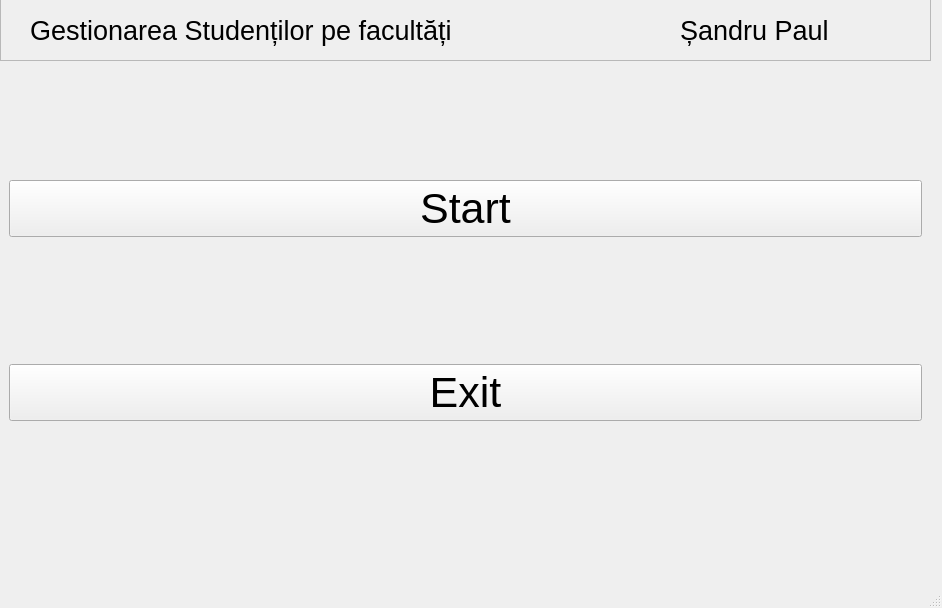
<?xml version="1.0" encoding="UTF-8"?>
<ui version="4.0">
 <class>MainWindow</class>
 <widget class="QMainWindow" name="MainWindow">
  <property name="geometry">
   <rect>
    <x>0</x>
    <y>0</y>
    <width>942</width>
    <height>608</height>
   </rect>
  </property>
  <property name="windowTitle">
   <string>MainWindow</string>
  </property>
  <widget class="QWidget" name="centralwidget">
   <widget class="QFrame" name="HeaderFrame">
    <property name="geometry">
     <rect>
      <x>0</x>
      <y>-10</y>
      <width>931</width>
      <height>71</height>
     </rect>
    </property>
    <property name="frameShape">
     <enum>QFrame::StyledPanel</enum>
    </property>
    <property name="frameShadow">
     <enum>QFrame::Raised</enum>
    </property>
    <widget class="QLabel" name="me_name">
     <property name="geometry">
      <rect>
       <x>30</x>
       <y>20</y>
       <width>471</width>
       <height>41</height>
      </rect>
     </property>
     <property name="font">
      <font>
       <pointsize>20</pointsize>
      </font>
     </property>
     <property name="text">
      <string>Gestionarea Studenților pe facultăți</string>
     </property>
    </widget>
    <widget class="QLabel" name="label_2">
     <property name="geometry">
      <rect>
       <x>680</x>
       <y>20</y>
       <width>231</width>
       <height>41</height>
      </rect>
     </property>
     <property name="font">
      <font>
       <pointsize>20</pointsize>
      </font>
     </property>
     <property name="text">
      <string>Șandru Paul</string>
     </property>
    </widget>
   </widget>
   <widget class="QStackedWidget" name="stackedWidget">
    <property name="geometry">
     <rect>
      <x>0</x>
      <y>50</y>
      <width>931</width>
      <height>501</height>
     </rect>
    </property>
    <property name="currentIndex">
     <number>0</number>
    </property>
    <widget class="QWidget" name="starting_page">
     <layout class="QVBoxLayout" name="verticalLayout">
      <item>
       <widget class="QPushButton" name="exit_btn1">
        <property name="font">
         <font>
          <pointsize>32</pointsize>
         </font>
        </property>
        <property name="text">
         <string>Start</string>
        </property>
        <property name="autoRepeatInterval">
         <number>98</number>
        </property>
       </widget>
      </item>
      <item>
       <widget class="QPushButton" name="pushButton_2">
        <property name="font">
         <font>
          <pointsize>32</pointsize>
         </font>
        </property>
        <property name="text">
         <string>Exit</string>
        </property>
       </widget>
      </item>
     </layout>
    </widget>
    <widget class="QWidget" name="content_page">
     <widget class="QPushButton" name="studenti_btn">
      <property name="geometry">
       <rect>
        <x>10</x>
        <y>20</y>
        <width>201</width>
        <height>51</height>
       </rect>
      </property>
      <property name="text">
       <string>Studenti_SP</string>
      </property>
     </widget>
     <widget class="QPushButton" name="facultati_btn">
      <property name="geometry">
       <rect>
        <x>10</x>
        <y>80</y>
        <width>201</width>
        <height>51</height>
       </rect>
      </property>
      <property name="text">
       <string>Facultati_SP </string>
      </property>
     </widget>
     <widget class="QPushButton" name="specializar_btn">
      <property name="geometry">
       <rect>
        <x>10</x>
        <y>140</y>
        <width>201</width>
        <height>51</height>
       </rect>
      </property>
      <property name="text">
       <string>Specializari_SP </string>
      </property>
     </widget>
     <widget class="QStackedWidget" name="content_widget">
      <property name="geometry">
       <rect>
        <x>220</x>
        <y>10</y>
        <width>721</width>
        <height>501</height>
       </rect>
      </property>
      <property name="currentIndex">
       <number>0</number>
      </property>
      <widget class="QWidget" name="facultati_sp_widget">
       <widget class="QLineEdit" name="name_insert_2">
        <property name="geometry">
         <rect>
          <x>150</x>
          <y>390</y>
          <width>61</width>
          <height>20</height>
         </rect>
        </property>
       </widget>
       <widget class="QLineEdit" name="prenume_insert_2">
        <property name="geometry">
         <rect>
          <x>290</x>
          <y>390</y>
          <width>151</width>
          <height>20</height>
         </rect>
        </property>
       </widget>
       <widget class="QCheckBox" name="sort_age_ckbox_2">
        <property name="geometry">
         <rect>
          <x>520</x>
          <y>90</y>
          <width>70</width>
          <height>17</height>
         </rect>
        </property>
        <property name="text">
         <string>Telefon</string>
        </property>
       </widget>
       <widget class="QLineEdit" name="email_insert_2">
        <property name="geometry">
         <rect>
          <x>150</x>
          <y>420</y>
          <width>61</width>
          <height>20</height>
         </rect>
        </property>
        <property name="text">
         <string/>
        </property>
       </widget>
       <widget class="QLineEdit" name="name_delete_2">
        <property name="geometry">
         <rect>
          <x>290</x>
          <y>450</y>
          <width>81</width>
          <height>20</height>
         </rect>
        </property>
       </widget>
       <widget class="QCheckBox" name="sort_desc_ckbox_2">
        <property name="geometry">
         <rect>
          <x>590</x>
          <y>80</y>
          <width>131</width>
          <height>41</height>
         </rect>
        </property>
        <property name="font">
         <font>
          <pointsize>12</pointsize>
         </font>
        </property>
        <property name="text">
         <string>Descrescător</string>
        </property>
       </widget>
       <widget class="QListView" name="listView_filter_2">
        <property name="geometry">
         <rect>
          <x>0</x>
          <y>150</y>
          <width>711</width>
          <height>221</height>
         </rect>
        </property>
       </widget>
       <widget class="QPushButton" name="pushButton_6">
        <property name="geometry">
         <rect>
          <x>570</x>
          <y>420</y>
          <width>75</width>
          <height>23</height>
         </rect>
        </property>
        <property name="text">
         <string>Inserează </string>
        </property>
       </widget>
       <widget class="QPushButton" name="pushButton_8">
        <property name="geometry">
         <rect>
          <x>390</x>
          <y>110</y>
          <width>311</width>
          <height>31</height>
         </rect>
        </property>
        <property name="text">
         <string>Afilșează</string>
        </property>
       </widget>
       <widget class="QLabel" name="label_52">
        <property name="geometry">
         <rect>
          <x>0</x>
          <y>390</y>
          <width>151</width>
          <height>41</height>
         </rect>
        </property>
        <property name="font">
         <font>
          <pointsize>10</pointsize>
         </font>
        </property>
        <property name="text">
         <string>Inserare facultate</string>
        </property>
       </widget>
       <widget class="QCheckBox" name="sort_name_chckbox_2">
        <property name="geometry">
         <rect>
          <x>390</x>
          <y>90</y>
          <width>70</width>
          <height>17</height>
         </rect>
        </property>
        <property name="text">
         <string>Nume</string>
        </property>
       </widget>
       <widget class="QLabel" name="label_51">
        <property name="geometry">
         <rect>
          <x>100</x>
          <y>450</y>
          <width>47</width>
          <height>13</height>
         </rect>
        </property>
        <property name="text">
         <string>Id</string>
        </property>
       </widget>
       <widget class="QPushButton" name="pushButton_7">
        <property name="geometry">
         <rect>
          <x>390</x>
          <y>450</y>
          <width>111</width>
          <height>23</height>
         </rect>
        </property>
        <property name="text">
         <string>Șterge facultate</string>
        </property>
       </widget>
       <widget class="QLabel" name="label_50">
        <property name="geometry">
         <rect>
          <x>110</x>
          <y>420</y>
          <width>47</width>
          <height>13</height>
         </rect>
        </property>
        <property name="text">
         <string>Email</string>
        </property>
       </widget>
       <widget class="QLineEdit" name="name_filter_2">
        <property name="geometry">
         <rect>
          <x>80</x>
          <y>120</y>
          <width>91</width>
          <height>20</height>
         </rect>
        </property>
       </widget>
       <widget class="QLabel" name="label_46">
        <property name="geometry">
         <rect>
          <x>390</x>
          <y>60</y>
          <width>151</width>
          <height>21</height>
         </rect>
        </property>
        <property name="font">
         <font>
          <pointsize>12</pointsize>
         </font>
        </property>
        <property name="text">
         <string>Sortează după</string>
        </property>
       </widget>
       <widget class="QLabel" name="filter_name_2">
        <property name="geometry">
         <rect>
          <x>20</x>
          <y>60</y>
          <width>261</width>
          <height>21</height>
         </rect>
        </property>
        <property name="font">
         <font>
          <pointsize>14</pointsize>
         </font>
        </property>
        <property name="text">
         <string>Filtru</string>
        </property>
       </widget>
       <widget class="QLabel" name="lbl_name_studenti_sp_4">
        <property name="geometry">
         <rect>
          <x>10</x>
          <y>0</y>
          <width>681</width>
          <height>41</height>
         </rect>
        </property>
        <property name="font">
         <font>
          <pointsize>22</pointsize>
         </font>
        </property>
        <property name="text">
         <string>Facultati_SP</string>
        </property>
       </widget>
       <widget class="QLabel" name="label_44">
        <property name="geometry">
         <rect>
          <x>80</x>
          <y>90</y>
          <width>71</width>
          <height>21</height>
         </rect>
        </property>
        <property name="font">
         <font>
          <pointsize>12</pointsize>
         </font>
        </property>
        <property name="text">
         <string>Nume</string>
        </property>
       </widget>
       <widget class="QLineEdit" name="address_insert_2">
        <property name="geometry">
         <rect>
          <x>270</x>
          <y>420</y>
          <width>291</width>
          <height>20</height>
         </rect>
        </property>
        <property name="text">
         <string/>
        </property>
       </widget>
       <widget class="QLineEdit" name="id_filter_2">
        <property name="geometry">
         <rect>
          <x>0</x>
          <y>120</y>
          <width>61</width>
          <height>20</height>
         </rect>
        </property>
       </widget>
       <widget class="QLabel" name="label_49">
        <property name="geometry">
         <rect>
          <x>230</x>
          <y>420</y>
          <width>47</width>
          <height>13</height>
         </rect>
        </property>
        <property name="text">
         <string>Adresa</string>
        </property>
       </widget>
       <widget class="QLabel" name="label_53">
        <property name="geometry">
         <rect>
          <x>0</x>
          <y>440</y>
          <width>101</width>
          <height>41</height>
         </rect>
        </property>
        <property name="font">
         <font>
          <pointsize>10</pointsize>
         </font>
        </property>
        <property name="text">
         <string>Șterge facultate</string>
        </property>
       </widget>
       <widget class="QLabel" name="label_48">
        <property name="geometry">
         <rect>
          <x>110</x>
          <y>390</y>
          <width>47</width>
          <height>13</height>
         </rect>
        </property>
        <property name="text">
         <string>Nume</string>
        </property>
       </widget>
       <widget class="QLabel" name="label_42">
        <property name="geometry">
         <rect>
          <x>20</x>
          <y>90</y>
          <width>71</width>
          <height>21</height>
         </rect>
        </property>
        <property name="font">
         <font>
          <pointsize>12</pointsize>
         </font>
        </property>
        <property name="text">
         <string>Id</string>
        </property>
       </widget>
       <widget class="QCheckBox" name="sort_prenume_ckbox_2">
        <property name="geometry">
         <rect>
          <x>450</x>
          <y>90</y>
          <width>70</width>
          <height>17</height>
         </rect>
        </property>
        <property name="text">
         <string>Adresa</string>
        </property>
       </widget>
       <widget class="QLabel" name="label_39">
        <property name="geometry">
         <rect>
          <x>230</x>
          <y>450</y>
          <width>47</width>
          <height>13</height>
         </rect>
        </property>
        <property name="text">
         <string>Nume</string>
        </property>
       </widget>
       <widget class="QLineEdit" name="id_delete_2">
        <property name="geometry">
         <rect>
          <x>160</x>
          <y>450</y>
          <width>41</width>
          <height>20</height>
         </rect>
        </property>
       </widget>
       <widget class="QLabel" name="label_47">
        <property name="geometry">
         <rect>
          <x>230</x>
          <y>390</y>
          <width>47</width>
          <height>13</height>
         </rect>
        </property>
        <property name="text">
         <string>Telefon</string>
        </property>
       </widget>
      </widget>
      <widget class="QWidget" name="studenti_sp_widget">
       <widget class="QLabel" name="lbl_name_studenti_sp">
        <property name="geometry">
         <rect>
          <x>10</x>
          <y>10</y>
          <width>681</width>
          <height>41</height>
         </rect>
        </property>
        <property name="font">
         <font>
          <pointsize>22</pointsize>
         </font>
        </property>
        <property name="text">
         <string>Studenti_SP</string>
        </property>
       </widget>
       <widget class="QLabel" name="filter_name">
        <property name="geometry">
         <rect>
          <x>20</x>
          <y>70</y>
          <width>261</width>
          <height>21</height>
         </rect>
        </property>
        <property name="font">
         <font>
          <pointsize>14</pointsize>
         </font>
        </property>
        <property name="text">
         <string>Filtru</string>
        </property>
       </widget>
       <widget class="QLabel" name="label_3">
        <property name="geometry">
         <rect>
          <x>20</x>
          <y>100</y>
          <width>71</width>
          <height>21</height>
         </rect>
        </property>
        <property name="font">
         <font>
          <pointsize>12</pointsize>
         </font>
        </property>
        <property name="text">
         <string>Id</string>
        </property>
       </widget>
       <widget class="QLabel" name="label_4">
        <property name="geometry">
         <rect>
          <x>80</x>
          <y>100</y>
          <width>71</width>
          <height>21</height>
         </rect>
        </property>
        <property name="font">
         <font>
          <pointsize>12</pointsize>
         </font>
        </property>
        <property name="text">
         <string>Nume</string>
        </property>
       </widget>
       <widget class="QLabel" name="label_5">
        <property name="geometry">
         <rect>
          <x>190</x>
          <y>100</y>
          <width>71</width>
          <height>21</height>
         </rect>
        </property>
        <property name="font">
         <font>
          <pointsize>12</pointsize>
         </font>
        </property>
        <property name="text">
         <string>Prenume</string>
        </property>
       </widget>
       <widget class="QLabel" name="label_6">
        <property name="geometry">
         <rect>
          <x>300</x>
          <y>100</y>
          <width>71</width>
          <height>21</height>
         </rect>
        </property>
        <property name="font">
         <font>
          <pointsize>12</pointsize>
         </font>
        </property>
        <property name="text">
         <string>Facultate</string>
        </property>
       </widget>
       <widget class="QLabel" name="label_8">
        <property name="geometry">
         <rect>
          <x>390</x>
          <y>70</y>
          <width>151</width>
          <height>21</height>
         </rect>
        </property>
        <property name="font">
         <font>
          <pointsize>12</pointsize>
         </font>
        </property>
        <property name="text">
         <string>Sortează după</string>
        </property>
       </widget>
       <widget class="QLineEdit" name="id_filter">
        <property name="geometry">
         <rect>
          <x>0</x>
          <y>130</y>
          <width>61</width>
          <height>20</height>
         </rect>
        </property>
       </widget>
       <widget class="QLineEdit" name="name_filter">
        <property name="geometry">
         <rect>
          <x>80</x>
          <y>130</y>
          <width>91</width>
          <height>20</height>
         </rect>
        </property>
       </widget>
       <widget class="QLineEdit" name="prenume_filter">
        <property name="geometry">
         <rect>
          <x>190</x>
          <y>130</y>
          <width>91</width>
          <height>20</height>
         </rect>
        </property>
       </widget>
       <widget class="QLineEdit" name="phone_filter">
        <property name="geometry">
         <rect>
          <x>300</x>
          <y>130</y>
          <width>71</width>
          <height>20</height>
         </rect>
        </property>
       </widget>
       <widget class="QCheckBox" name="sort_name_chckbox">
        <property name="geometry">
         <rect>
          <x>390</x>
          <y>100</y>
          <width>70</width>
          <height>17</height>
         </rect>
        </property>
        <property name="text">
         <string>Nume</string>
        </property>
       </widget>
       <widget class="QCheckBox" name="sort_prenume_ckbox">
        <property name="geometry">
         <rect>
          <x>450</x>
          <y>100</y>
          <width>70</width>
          <height>17</height>
         </rect>
        </property>
        <property name="text">
         <string>Prenume</string>
        </property>
       </widget>
       <widget class="QCheckBox" name="sort_age_ckbox">
        <property name="geometry">
         <rect>
          <x>520</x>
          <y>100</y>
          <width>70</width>
          <height>17</height>
         </rect>
        </property>
        <property name="text">
         <string>Varsta</string>
        </property>
       </widget>
       <widget class="QCheckBox" name="sort_desc_ckbox">
        <property name="geometry">
         <rect>
          <x>590</x>
          <y>90</y>
          <width>131</width>
          <height>41</height>
         </rect>
        </property>
        <property name="font">
         <font>
          <pointsize>12</pointsize>
         </font>
        </property>
        <property name="text">
         <string>Descrescător</string>
        </property>
       </widget>
       <widget class="QListView" name="listView_filter">
        <property name="geometry">
         <rect>
          <x>0</x>
          <y>160</y>
          <width>711</width>
          <height>221</height>
         </rect>
        </property>
       </widget>
       <widget class="QPushButton" name="pushButton">
        <property name="geometry">
         <rect>
          <x>390</x>
          <y>120</y>
          <width>311</width>
          <height>31</height>
         </rect>
        </property>
        <property name="text">
         <string>Afilșează</string>
        </property>
       </widget>
       <widget class="QLabel" name="label_7">
        <property name="geometry">
         <rect>
          <x>0</x>
          <y>400</y>
          <width>151</width>
          <height>41</height>
         </rect>
        </property>
        <property name="font">
         <font>
          <pointsize>10</pointsize>
         </font>
        </property>
        <property name="text">
         <string>Inserare student</string>
        </property>
       </widget>
       <widget class="QLabel" name="label_17">
        <property name="geometry">
         <rect>
          <x>110</x>
          <y>400</y>
          <width>47</width>
          <height>13</height>
         </rect>
        </property>
        <property name="text">
         <string>Nume</string>
        </property>
       </widget>
       <widget class="QLineEdit" name="name_insert">
        <property name="geometry">
         <rect>
          <x>150</x>
          <y>400</y>
          <width>61</width>
          <height>20</height>
         </rect>
        </property>
       </widget>
       <widget class="QLineEdit" name="prenume_insert">
        <property name="geometry">
         <rect>
          <x>290</x>
          <y>400</y>
          <width>61</width>
          <height>20</height>
         </rect>
        </property>
       </widget>
       <widget class="QLabel" name="label_18">
        <property name="geometry">
         <rect>
          <x>230</x>
          <y>400</y>
          <width>47</width>
          <height>13</height>
         </rect>
        </property>
        <property name="text">
         <string>Prenume</string>
        </property>
       </widget>
       <widget class="QLabel" name="label_19">
        <property name="geometry">
         <rect>
          <x>370</x>
          <y>400</y>
          <width>111</width>
          <height>16</height>
         </rect>
        </property>
        <property name="text">
         <string>Data_nasterii</string>
        </property>
       </widget>
       <widget class="QLineEdit" name="date_insert">
        <property name="geometry">
         <rect>
          <x>450</x>
          <y>400</y>
          <width>61</width>
          <height>20</height>
         </rect>
        </property>
       </widget>
       <widget class="QLabel" name="label_20">
        <property name="geometry">
         <rect>
          <x>520</x>
          <y>400</y>
          <width>47</width>
          <height>13</height>
         </rect>
        </property>
        <property name="text">
         <string>Telefon</string>
        </property>
       </widget>
       <widget class="QLineEdit" name="phone_insert">
        <property name="geometry">
         <rect>
          <x>570</x>
          <y>400</y>
          <width>71</width>
          <height>20</height>
         </rect>
        </property>
        <property name="text">
         <string/>
        </property>
       </widget>
       <widget class="QLineEdit" name="email_insert">
        <property name="geometry">
         <rect>
          <x>150</x>
          <y>430</y>
          <width>61</width>
          <height>20</height>
         </rect>
        </property>
        <property name="text">
         <string/>
        </property>
       </widget>
       <widget class="QLabel" name="label_33">
        <property name="geometry">
         <rect>
          <x>110</x>
          <y>430</y>
          <width>47</width>
          <height>13</height>
         </rect>
        </property>
        <property name="text">
         <string>Email</string>
        </property>
       </widget>
       <widget class="QLineEdit" name="address_insert">
        <property name="geometry">
         <rect>
          <x>270</x>
          <y>430</y>
          <width>141</width>
          <height>20</height>
         </rect>
        </property>
        <property name="text">
         <string/>
        </property>
       </widget>
       <widget class="QLabel" name="label_34">
        <property name="geometry">
         <rect>
          <x>230</x>
          <y>430</y>
          <width>47</width>
          <height>13</height>
         </rect>
        </property>
        <property name="text">
         <string>Adresa</string>
        </property>
       </widget>
       <widget class="QPushButton" name="pushButton_4">
        <property name="geometry">
         <rect>
          <x>630</x>
          <y>430</y>
          <width>75</width>
          <height>23</height>
         </rect>
        </property>
        <property name="text">
         <string>Inserează</string>
        </property>
       </widget>
       <widget class="QLabel" name="label_35">
        <property name="geometry">
         <rect>
          <x>0</x>
          <y>450</y>
          <width>101</width>
          <height>41</height>
         </rect>
        </property>
        <property name="font">
         <font>
          <pointsize>10</pointsize>
         </font>
        </property>
        <property name="text">
         <string>Șterge student </string>
        </property>
       </widget>
       <widget class="QLabel" name="label_36">
        <property name="geometry">
         <rect>
          <x>100</x>
          <y>460</y>
          <width>47</width>
          <height>13</height>
         </rect>
        </property>
        <property name="text">
         <string>Id</string>
        </property>
       </widget>
       <widget class="QLineEdit" name="id_delete">
        <property name="geometry">
         <rect>
          <x>160</x>
          <y>460</y>
          <width>41</width>
          <height>20</height>
         </rect>
        </property>
       </widget>
       <widget class="QLabel" name="label_37">
        <property name="geometry">
         <rect>
          <x>230</x>
          <y>460</y>
          <width>47</width>
          <height>13</height>
         </rect>
        </property>
        <property name="text">
         <string>Nume</string>
        </property>
       </widget>
       <widget class="QLineEdit" name="name_delete">
        <property name="geometry">
         <rect>
          <x>290</x>
          <y>460</y>
          <width>81</width>
          <height>20</height>
         </rect>
        </property>
       </widget>
       <widget class="QLabel" name="label_38">
        <property name="geometry">
         <rect>
          <x>400</x>
          <y>460</y>
          <width>47</width>
          <height>13</height>
         </rect>
        </property>
        <property name="text">
         <string>Prenume</string>
        </property>
       </widget>
       <widget class="QLineEdit" name="prenume_delete">
        <property name="geometry">
         <rect>
          <x>450</x>
          <y>460</y>
          <width>81</width>
          <height>20</height>
         </rect>
        </property>
       </widget>
       <widget class="QPushButton" name="pushButton_5">
        <property name="geometry">
         <rect>
          <x>540</x>
          <y>460</y>
          <width>111</width>
          <height>23</height>
         </rect>
        </property>
        <property name="text">
         <string>Șterge student</string>
        </property>
       </widget>
       <widget class="QLineEdit" name="address_insert_4">
        <property name="geometry">
         <rect>
          <x>490</x>
          <y>430</y>
          <width>141</width>
          <height>20</height>
         </rect>
        </property>
        <property name="text">
         <string/>
        </property>
       </widget>
       <widget class="QLabel" name="label_41">
        <property name="geometry">
         <rect>
          <x>416</x>
          <y>430</y>
          <width>61</width>
          <height>20</height>
         </rect>
        </property>
        <property name="text">
         <string>Specializare</string>
        </property>
       </widget>
      </widget>
      <widget class="QWidget" name="page">
       <widget class="QPushButton" name="pushButton_9">
        <property name="geometry">
         <rect>
          <x>570</x>
          <y>430</y>
          <width>75</width>
          <height>23</height>
         </rect>
        </property>
        <property name="text">
         <string>Inserează </string>
        </property>
       </widget>
       <widget class="QLabel" name="label_54">
        <property name="geometry">
         <rect>
          <x>110</x>
          <y>430</y>
          <width>101</width>
          <height>16</height>
         </rect>
        </property>
        <property name="text">
         <string>Facultate_ID</string>
        </property>
       </widget>
       <widget class="QLineEdit" name="prenume_insert_3">
        <property name="geometry">
         <rect>
          <x>350</x>
          <y>400</y>
          <width>151</width>
          <height>20</height>
         </rect>
        </property>
       </widget>
       <widget class="QPushButton" name="pushButton_10">
        <property name="geometry">
         <rect>
          <x>390</x>
          <y>120</y>
          <width>311</width>
          <height>31</height>
         </rect>
        </property>
        <property name="text">
         <string>Afilșează</string>
        </property>
       </widget>
       <widget class="QLabel" name="label_55">
        <property name="geometry">
         <rect>
          <x>390</x>
          <y>70</y>
          <width>151</width>
          <height>21</height>
         </rect>
        </property>
        <property name="font">
         <font>
          <pointsize>12</pointsize>
         </font>
        </property>
        <property name="text">
         <string>Sortează după</string>
        </property>
       </widget>
       <widget class="QLabel" name="lbl_name_studenti_sp_5">
        <property name="geometry">
         <rect>
          <x>10</x>
          <y>10</y>
          <width>681</width>
          <height>41</height>
         </rect>
        </property>
        <property name="font">
         <font>
          <pointsize>22</pointsize>
         </font>
        </property>
        <property name="text">
         <string>Specializari_SP</string>
        </property>
       </widget>
       <widget class="QLineEdit" name="name_delete_3">
        <property name="geometry">
         <rect>
          <x>290</x>
          <y>460</y>
          <width>81</width>
          <height>20</height>
         </rect>
        </property>
       </widget>
       <widget class="QLineEdit" name="name_insert_3">
        <property name="geometry">
         <rect>
          <x>150</x>
          <y>400</y>
          <width>61</width>
          <height>20</height>
         </rect>
        </property>
       </widget>
       <widget class="QLineEdit" name="name_filter_3">
        <property name="geometry">
         <rect>
          <x>80</x>
          <y>130</y>
          <width>91</width>
          <height>20</height>
         </rect>
        </property>
       </widget>
       <widget class="QLabel" name="label_56">
        <property name="geometry">
         <rect>
          <x>0</x>
          <y>400</y>
          <width>111</width>
          <height>41</height>
         </rect>
        </property>
        <property name="font">
         <font>
          <pointsize>10</pointsize>
         </font>
        </property>
        <property name="text">
         <string>Inserare facultate</string>
        </property>
       </widget>
       <widget class="QLineEdit" name="id_filter_3">
        <property name="geometry">
         <rect>
          <x>0</x>
          <y>130</y>
          <width>61</width>
          <height>20</height>
         </rect>
        </property>
       </widget>
       <widget class="QLabel" name="label_45">
        <property name="geometry">
         <rect>
          <x>80</x>
          <y>100</y>
          <width>71</width>
          <height>21</height>
         </rect>
        </property>
        <property name="font">
         <font>
          <pointsize>12</pointsize>
         </font>
        </property>
        <property name="text">
         <string>Nume</string>
        </property>
       </widget>
       <widget class="QCheckBox" name="sort_prenume_ckbox_3">
        <property name="geometry">
         <rect>
          <x>410</x>
          <y>100</y>
          <width>111</width>
          <height>17</height>
         </rect>
        </property>
        <property name="text">
         <string>Locuri disponibile</string>
        </property>
       </widget>
       <widget class="QCheckBox" name="sort_desc_ckbox_3">
        <property name="geometry">
         <rect>
          <x>590</x>
          <y>90</y>
          <width>131</width>
          <height>41</height>
         </rect>
        </property>
        <property name="font">
         <font>
          <pointsize>12</pointsize>
         </font>
        </property>
        <property name="text">
         <string>Descrescător</string>
        </property>
       </widget>
       <widget class="QLabel" name="label_40">
        <property name="geometry">
         <rect>
          <x>230</x>
          <y>460</y>
          <width>47</width>
          <height>13</height>
         </rect>
        </property>
        <property name="text">
         <string>Nume</string>
        </property>
       </widget>
       <widget class="QCheckBox" name="sort_name_chckbox_3">
        <property name="geometry">
         <rect>
          <x>350</x>
          <y>100</y>
          <width>70</width>
          <height>17</height>
         </rect>
        </property>
        <property name="text">
         <string>Nume</string>
        </property>
       </widget>
       <widget class="QLineEdit" name="email_insert_3">
        <property name="geometry">
         <rect>
          <x>180</x>
          <y>430</y>
          <width>321</width>
          <height>20</height>
         </rect>
        </property>
        <property name="text">
         <string/>
        </property>
       </widget>
       <widget class="QCheckBox" name="sort_age_ckbox_3">
        <property name="geometry">
         <rect>
          <x>520</x>
          <y>100</y>
          <width>70</width>
          <height>17</height>
         </rect>
        </property>
        <property name="text">
         <string>Facultate</string>
        </property>
       </widget>
       <widget class="QLabel" name="label_58">
        <property name="geometry">
         <rect>
          <x>0</x>
          <y>450</y>
          <width>101</width>
          <height>41</height>
         </rect>
        </property>
        <property name="font">
         <font>
          <pointsize>10</pointsize>
         </font>
        </property>
        <property name="text">
         <string>Șterge facultate</string>
        </property>
       </widget>
       <widget class="QLabel" name="label_59">
        <property name="geometry">
         <rect>
          <x>230</x>
          <y>400</y>
          <width>101</width>
          <height>16</height>
         </rect>
        </property>
        <property name="text">
         <string>Locuri_Disponibile </string>
        </property>
       </widget>
       <widget class="QLineEdit" name="id_delete_3">
        <property name="geometry">
         <rect>
          <x>160</x>
          <y>460</y>
          <width>41</width>
          <height>20</height>
         </rect>
        </property>
       </widget>
       <widget class="QLabel" name="label_60">
        <property name="geometry">
         <rect>
          <x>110</x>
          <y>400</y>
          <width>47</width>
          <height>13</height>
         </rect>
        </property>
        <property name="text">
         <string>Nume</string>
        </property>
       </widget>
       <widget class="QLabel" name="filter_name_3">
        <property name="geometry">
         <rect>
          <x>20</x>
          <y>70</y>
          <width>261</width>
          <height>21</height>
         </rect>
        </property>
        <property name="font">
         <font>
          <pointsize>14</pointsize>
         </font>
        </property>
        <property name="text">
         <string>Filtru</string>
        </property>
       </widget>
       <widget class="QPushButton" name="pushButton_11">
        <property name="geometry">
         <rect>
          <x>390</x>
          <y>460</y>
          <width>111</width>
          <height>23</height>
         </rect>
        </property>
        <property name="text">
         <string>Șterge facultate</string>
        </property>
       </widget>
       <widget class="QLabel" name="label_43">
        <property name="geometry">
         <rect>
          <x>20</x>
          <y>100</y>
          <width>71</width>
          <height>21</height>
         </rect>
        </property>
        <property name="font">
         <font>
          <pointsize>12</pointsize>
         </font>
        </property>
        <property name="text">
         <string>Id</string>
        </property>
       </widget>
       <widget class="QListView" name="listView_filter_3">
        <property name="geometry">
         <rect>
          <x>0</x>
          <y>160</y>
          <width>711</width>
          <height>221</height>
         </rect>
        </property>
       </widget>
       <widget class="QLabel" name="label_61">
        <property name="geometry">
         <rect>
          <x>100</x>
          <y>460</y>
          <width>47</width>
          <height>13</height>
         </rect>
        </property>
        <property name="text">
         <string>Id</string>
        </property>
       </widget>
       <widget class="QLineEdit" name="name_filter_4">
        <property name="geometry">
         <rect>
          <x>190</x>
          <y>130</y>
          <width>91</width>
          <height>20</height>
         </rect>
        </property>
        <property name="text">
         <string/>
        </property>
       </widget>
       <widget class="QLabel" name="label_62">
        <property name="geometry">
         <rect>
          <x>190</x>
          <y>100</y>
          <width>71</width>
          <height>21</height>
         </rect>
        </property>
        <property name="font">
         <font>
          <pointsize>12</pointsize>
         </font>
        </property>
        <property name="text">
         <string>Facultate</string>
        </property>
       </widget>
      </widget>
     </widget>
    </widget>
   </widget>
  </widget>
  <widget class="QMenuBar" name="menubar">
   <property name="geometry">
    <rect>
     <x>0</x>
     <y>0</y>
     <width>942</width>
     <height>21</height>
    </rect>
   </property>
  </widget>
  <widget class="QStatusBar" name="statusbar"/>
 </widget>
 <resources/>
 <connections/>
</ui>
